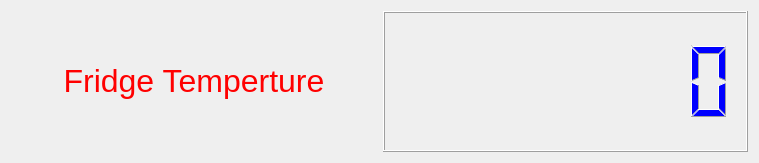
<?xml version="1.0" encoding="UTF-8"?>
<ui version="4.0">
 <class>Dialog</class>
 <widget class="QDialog" name="Dialog">
  <property name="geometry">
   <rect>
    <x>0</x>
    <y>0</y>
    <width>759</width>
    <height>163</height>
   </rect>
  </property>
  <property name="windowTitle">
   <string>Arduino Temperture Reader MD Harrington</string>
  </property>
  <layout class="QHBoxLayout" name="horizontalLayout">
   <item>
    <widget class="QLabel" name="label">
     <property name="text">
      <string>&lt;html&gt;&lt;head/&gt;&lt;body&gt;&lt;p align=&quot;center&quot;&gt;&lt;span style=&quot; font-size:24pt; color:#ff0000;&quot;&gt;Fridge Temperture&lt;/span&gt;&lt;/p&gt;&lt;/body&gt;&lt;/html&gt;</string>
     </property>
    </widget>
   </item>
   <item>
    <widget class="QLCDNumber" name="lcdNumber">
     <property name="styleSheet">
      <string notr="true">color: rgb(0, 0, 255);</string>
     </property>
     <property name="smallDecimalPoint">
      <bool>true</bool>
     </property>
     <property name="digitCount">
      <number>7</number>
     </property>
    </widget>
   </item>
  </layout>
 </widget>
 <resources/>
 <connections/>
</ui>
